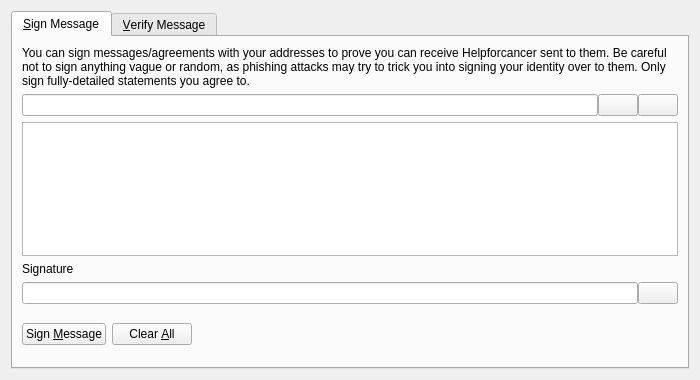
<?xml version="1.0" encoding="UTF-8"?>
<ui version="4.0">
 <class>SignVerifyMessageDialog</class>
 <widget class="QDialog" name="SignVerifyMessageDialog">
  <property name="geometry">
   <rect>
    <x>0</x>
    <y>0</y>
    <width>700</width>
    <height>380</height>
   </rect>
  </property>
  <property name="windowTitle">
   <string>Signatures - Sign / Verify a Message</string>
  </property>
  <property name="modal">
   <bool>true</bool>
  </property>
  <layout class="QVBoxLayout" name="verticalLayout">
   <item>
    <widget class="QTabWidget" name="tabWidget">
     <property name="currentIndex">
      <number>0</number>
     </property>
     <widget class="QWidget" name="tabSignMessage">
      <attribute name="title">
       <string>&amp;Sign Message</string>
      </attribute>
      <layout class="QVBoxLayout" name="verticalLayout_SM">
       <item>
        <widget class="QLabel" name="infoLabel_SM">
         <property name="text">
          <string>You can sign messages/agreements with your addresses to prove you can receive Helpforcancer sent to them. Be careful not to sign anything vague or random, as phishing attacks may try to trick you into signing your identity over to them. Only sign fully-detailed statements you agree to.</string>
         </property>
         <property name="textFormat">
          <enum>Qt::PlainText</enum>
         </property>
         <property name="wordWrap">
          <bool>true</bool>
         </property>
        </widget>
       </item>
       <item>
        <layout class="QHBoxLayout" name="horizontalLayout_1_SM">
         <property name="spacing">
          <number>0</number>
         </property>
         <item>
          <widget class="QValidatedLineEdit" name="addressIn_SM">
           <property name="toolTip">
            <string>The Helpforcancer address to sign the message with</string>
           </property>
          </widget>
         </item>
         <item>
          <widget class="QPushButton" name="addressBookButton_SM">
           <property name="toolTip">
            <string>Choose previously used address</string>
           </property>
           <property name="text">
            <string/>
           </property>
           <property name="shortcut">
            <string>Alt+A</string>
           </property>
           <property name="autoDefault">
            <bool>false</bool>
           </property>
          </widget>
         </item>
         <item>
          <widget class="QPushButton" name="pasteButton_SM">
           <property name="toolTip">
            <string>Paste address from clipboard</string>
           </property>
           <property name="text">
            <string/>
           </property>
           <property name="shortcut">
            <string>Alt+P</string>
           </property>
           <property name="autoDefault">
            <bool>false</bool>
           </property>
          </widget>
         </item>
        </layout>
       </item>
       <item>
        <widget class="QPlainTextEdit" name="messageIn_SM">
         <property name="toolTip">
          <string>Enter the message you want to sign here</string>
         </property>
        </widget>
       </item>
       <item>
        <widget class="QLabel" name="signatureLabel_SM">
         <property name="text">
          <string>Signature</string>
         </property>
         <property name="textFormat">
          <enum>Qt::PlainText</enum>
         </property>
        </widget>
       </item>
       <item>
        <layout class="QHBoxLayout" name="horizontalLayout_2_SM">
         <property name="spacing">
          <number>0</number>
         </property>
         <item>
          <widget class="QLineEdit" name="signatureOut_SM">
           <property name="font">
            <font>
             <italic>true</italic>
            </font>
           </property>
           <property name="readOnly">
            <bool>true</bool>
           </property>
          </widget>
         </item>
         <item>
          <widget class="QPushButton" name="copySignatureButton_SM">
           <property name="toolTip">
            <string>Copy the current signature to the system clipboard</string>
           </property>
           <property name="text">
            <string/>
           </property>
           <property name="autoDefault">
            <bool>false</bool>
           </property>
          </widget>
         </item>
        </layout>
       </item>
       <item>
        <layout class="QHBoxLayout" name="horizontalLayout_3_SM">
         <item>
          <widget class="QPushButton" name="signMessageButton_SM">
           <property name="toolTip">
            <string>Sign the message to prove you own this Helpforcancer address</string>
           </property>
           <property name="text">
            <string>Sign &amp;Message</string>
           </property>
           <property name="autoDefault">
            <bool>false</bool>
           </property>
          </widget>
         </item>
         <item>
          <widget class="QPushButton" name="clearButton_SM">
           <property name="toolTip">
            <string>Reset all sign message fields</string>
           </property>
           <property name="text">
            <string>Clear &amp;All</string>
           </property>
           <property name="autoDefault">
            <bool>false</bool>
           </property>
          </widget>
         </item>
         <item>
          <spacer name="horizontalSpacer_1_SM">
           <property name="orientation">
            <enum>Qt::Horizontal</enum>
           </property>
           <property name="sizeHint" stdset="0">
            <size>
             <width>40</width>
             <height>48</height>
            </size>
           </property>
          </spacer>
         </item>
         <item>
          <widget class="QLabel" name="statusLabel_SM">
           <property name="font">
            <font>
             <weight>75</weight>
             <bold>true</bold>
            </font>
           </property>
           <property name="text">
            <string/>
           </property>
           <property name="wordWrap">
            <bool>true</bool>
           </property>
          </widget>
         </item>
         <item>
          <spacer name="horizontalSpacer_2_SM">
           <property name="orientation">
            <enum>Qt::Horizontal</enum>
           </property>
           <property name="sizeHint" stdset="0">
            <size>
             <width>40</width>
             <height>48</height>
            </size>
           </property>
          </spacer>
         </item>
        </layout>
       </item>
      </layout>
     </widget>
     <widget class="QWidget" name="tabVerifyMessage">
      <attribute name="title">
       <string>&amp;Verify Message</string>
      </attribute>
      <layout class="QVBoxLayout" name="verticalLayout_VM">
       <item>
        <widget class="QLabel" name="infoLabel_VM">
         <property name="text">
          <string>Enter the receiver's address, message (ensure you copy line breaks, spaces, tabs, etc. exactly) and signature below to verify the message. Be careful not to read more into the signature than what is in the signed message itself, to avoid being tricked by a man-in-the-middle attack. Note that this only proves the signing party receives with the address, it cannot prove sendership of any transaction!</string>
         </property>
         <property name="textFormat">
          <enum>Qt::PlainText</enum>
         </property>
         <property name="alignment">
          <set>Qt::AlignLeading|Qt::AlignLeft|Qt::AlignTop</set>
         </property>
         <property name="wordWrap">
          <bool>true</bool>
         </property>
        </widget>
       </item>
       <item>
        <layout class="QHBoxLayout" name="horizontalLayout_1_VM">
         <property name="spacing">
          <number>0</number>
         </property>
         <item>
          <widget class="QValidatedLineEdit" name="addressIn_VM">
           <property name="toolTip">
            <string>The Helpforcancer address the message was signed with</string>
           </property>
          </widget>
         </item>
         <item>
          <widget class="QPushButton" name="addressBookButton_VM">
           <property name="toolTip">
            <string>Choose previously used address</string>
           </property>
           <property name="text">
            <string/>
           </property>
           <property name="shortcut">
            <string>Alt+A</string>
           </property>
           <property name="autoDefault">
            <bool>false</bool>
           </property>
          </widget>
         </item>
        </layout>
       </item>
       <item>
        <widget class="QPlainTextEdit" name="messageIn_VM"/>
       </item>
       <item>
        <widget class="QValidatedLineEdit" name="signatureIn_VM"/>
       </item>
       <item>
        <layout class="QHBoxLayout" name="horizontalLayout_2_VM">
         <item>
          <widget class="QPushButton" name="verifyMessageButton_VM">
           <property name="toolTip">
            <string>Verify the message to ensure it was signed with the specified Helpforcancer address</string>
           </property>
           <property name="text">
            <string>Verify &amp;Message</string>
           </property>
           <property name="autoDefault">
            <bool>false</bool>
           </property>
          </widget>
         </item>
         <item>
          <widget class="QPushButton" name="clearButton_VM">
           <property name="toolTip">
            <string>Reset all verify message fields</string>
           </property>
           <property name="text">
            <string>Clear &amp;All</string>
           </property>
           <property name="autoDefault">
            <bool>false</bool>
           </property>
          </widget>
         </item>
         <item>
          <spacer name="horizontalSpacer_1_VM">
           <property name="orientation">
            <enum>Qt::Horizontal</enum>
           </property>
           <property name="sizeHint" stdset="0">
            <size>
             <width>40</width>
             <height>48</height>
            </size>
           </property>
          </spacer>
         </item>
         <item>
          <widget class="QLabel" name="statusLabel_VM">
           <property name="font">
            <font>
             <weight>75</weight>
             <bold>true</bold>
            </font>
           </property>
           <property name="text">
            <string/>
           </property>
           <property name="wordWrap">
            <bool>true</bool>
           </property>
          </widget>
         </item>
         <item>
          <spacer name="horizontalSpacer_2_VM">
           <property name="orientation">
            <enum>Qt::Horizontal</enum>
           </property>
           <property name="sizeHint" stdset="0">
            <size>
             <width>40</width>
             <height>48</height>
            </size>
           </property>
          </spacer>
         </item>
        </layout>
       </item>
      </layout>
     </widget>
    </widget>
   </item>
  </layout>
 </widget>
 <customwidgets>
  <customwidget>
   <class>QValidatedLineEdit</class>
   <extends>QLineEdit</extends>
   <header>qvalidatedlineedit.h</header>
  </customwidget>
 </customwidgets>
 <resources>
  <include location="../helpforcancer.qrc"/>
 </resources>
 <connections/>
</ui>
